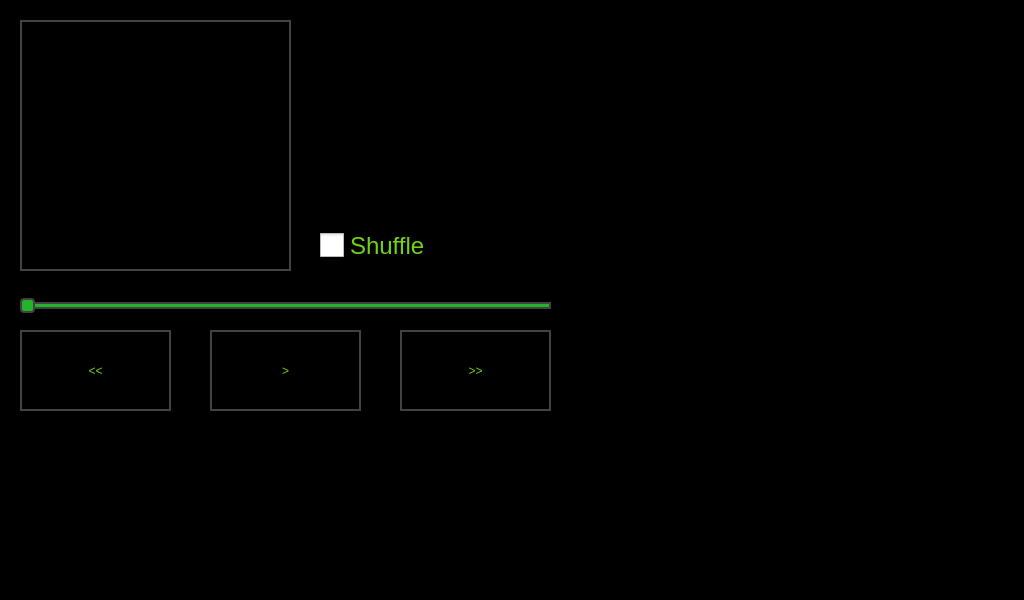
<?xml version="1.0" encoding="UTF-8"?>
<ui version="4.0">
 <class>MusicPlayer</class>
 <widget class="QWidget" name="MusicPlayer">
  <property name="geometry">
   <rect>
    <x>0</x>
    <y>0</y>
    <width>1024</width>
    <height>600</height>
   </rect>
  </property>
  <property name="windowTitle">
   <string>Form</string>
  </property>
  <property name="styleSheet">
   <string notr="true">background-color: rgb(0, 0, 0);
color: rgb(115, 210, 22);</string>
  </property>
  <widget class="QSlider" name="trackbar">
   <property name="geometry">
    <rect>
     <x>20</x>
     <y>290</y>
     <width>531</width>
     <height>31</height>
    </rect>
   </property>
   <property name="styleSheet">
    <string notr="true">QSlider::add-page:horizontal {
background: #22b52a;
border: 2px solid #424242;
height: 10px;
border-radius: 4px;
}

QSlider::handle:horizontal {
background:#22b52a;
border: 2px solid #424242;
width: 12px;
margin-top: -2px;
margin-bottom: -2px;
border-radius: 4px;
}</string>
   </property>
   <property name="orientation">
    <enum>Qt::Horizontal</enum>
   </property>
  </widget>
  <widget class="QGraphicsView" name="cover">
   <property name="geometry">
    <rect>
     <x>20</x>
     <y>20</y>
     <width>271</width>
     <height>251</height>
    </rect>
   </property>
   <property name="styleSheet">
    <string notr="true">QGraphicsView {border:2px solid #424242;}</string>
   </property>
  </widget>
  <widget class="QPushButton" name="previous">
   <property name="geometry">
    <rect>
     <x>20</x>
     <y>330</y>
     <width>151</width>
     <height>81</height>
    </rect>
   </property>
   <property name="styleSheet">
    <string notr="true">QPushButton {border:2px solid #424242;}</string>
   </property>
   <property name="text">
    <string>&lt;&lt;</string>
   </property>
  </widget>
  <widget class="QPushButton" name="playPause">
   <property name="geometry">
    <rect>
     <x>210</x>
     <y>330</y>
     <width>151</width>
     <height>81</height>
    </rect>
   </property>
   <property name="styleSheet">
    <string notr="true">QPushButton {border:2px solid #424242;}</string>
   </property>
   <property name="text">
    <string>&gt;</string>
   </property>
  </widget>
  <widget class="QPushButton" name="next">
   <property name="geometry">
    <rect>
     <x>400</x>
     <y>330</y>
     <width>151</width>
     <height>81</height>
    </rect>
   </property>
   <property name="styleSheet">
    <string notr="true">QPushButton {border:2px solid #424242;}</string>
   </property>
   <property name="text">
    <string>&gt;&gt;</string>
   </property>
  </widget>
  <widget class="QCheckBox" name="shuffle">
   <property name="geometry">
    <rect>
     <x>320</x>
     <y>220</y>
     <width>141</width>
     <height>51</height>
    </rect>
   </property>
   <property name="font">
    <font>
     <pointsize>-1</pointsize>
     <weight>50</weight>
     <italic>false</italic>
     <bold>false</bold>
    </font>
   </property>
   <property name="styleSheet">
    <string notr="true">QCheckBox {
	color: rgb(115, 210, 22);
	background: none;
	font: 24px;
}

QCheckBox::indicator {
	width: 24px;
	height: 24px;
}</string>
   </property>
   <property name="text">
    <string>Shuffle</string>
   </property>
   <property name="iconSize">
    <size>
     <width>32</width>
     <height>32</height>
    </size>
   </property>
  </widget>
 </widget>
 <resources/>
 <connections/>
</ui>
